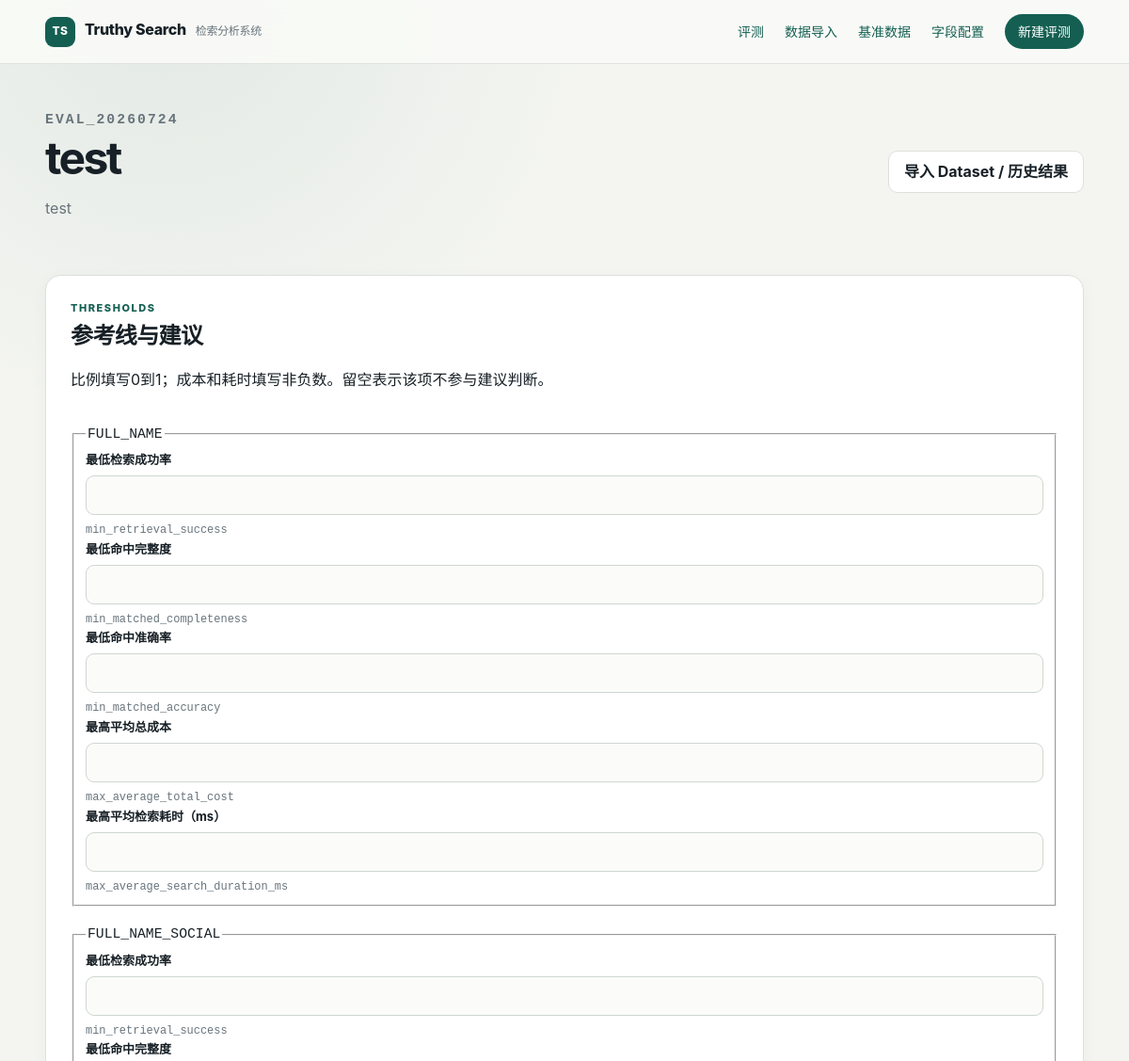
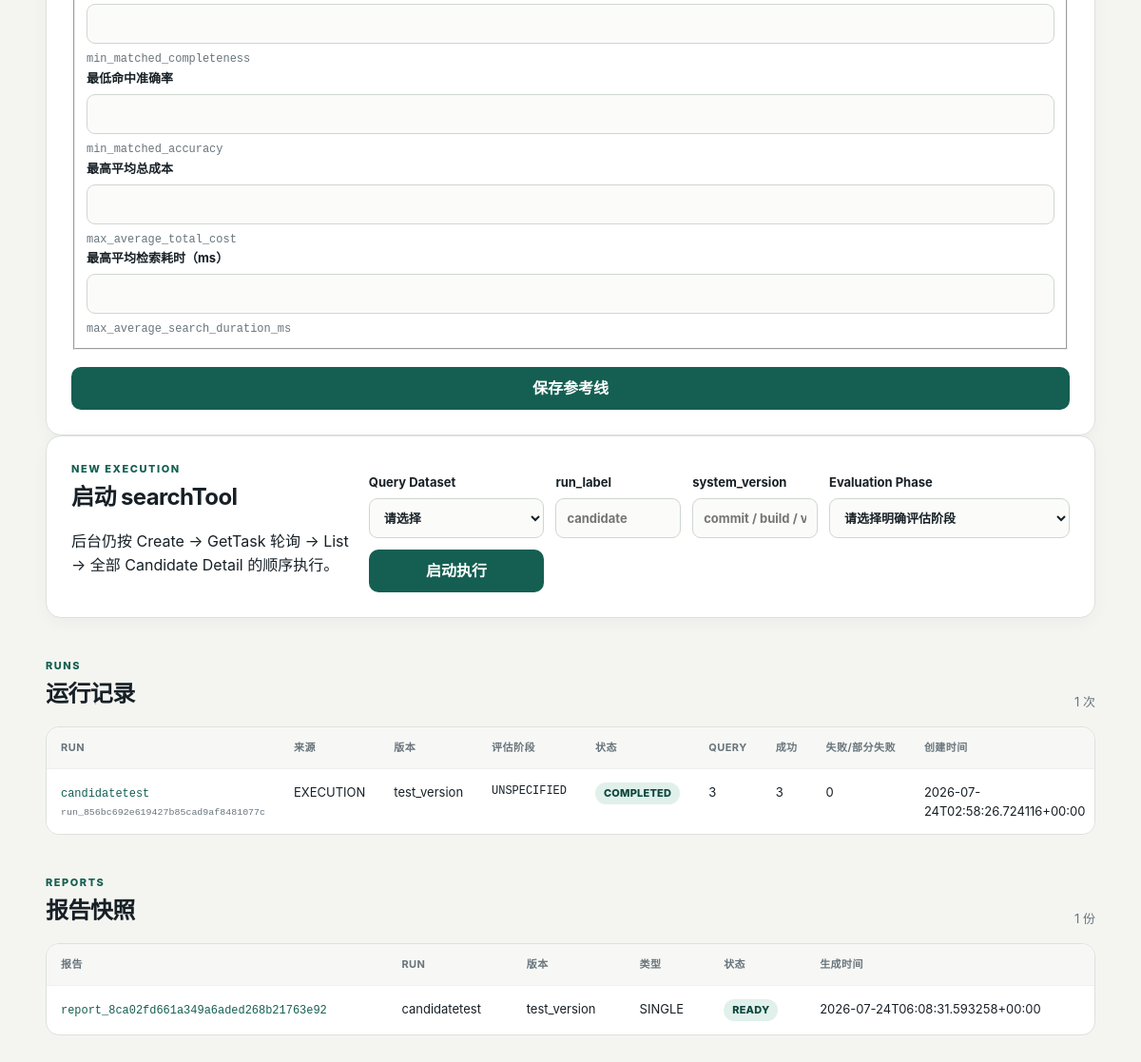
The page /evaluations/eval_20260724 on the database its author committed (2 pictures, top to bottom).
### tables this page shows
CREATE TABLE evaluations (
    evaluation_id TEXT PRIMARY KEY,
    name TEXT NOT NULL,
    notes TEXT NOT NULL DEFAULT '',
    created_at TEXT NOT NULL,
    updated_at TEXT NOT NULL
);

CREATE TABLE runs (
    run_id TEXT PRIMARY KEY,
    evaluation_id TEXT NOT NULL,
    dataset_id TEXT,
    run_label TEXT NOT NULL,
    system_version TEXT NOT NULL,
    source_type TEXT NOT NULL,
    status TEXT NOT NULL,
    result_schema_version TEXT NOT NULL,
    results_file TEXT,
    failures_file TEXT,
    source_checksum TEXT UNIQUE,
    total_queries INTEGER NOT NULL DEFAULT 0,
    success_queries INTEGER NOT NULL DEFAULT 0,
    failed_queries INTEGER NOT NULL DEFAULT 0,
    started_at TEXT,
    finished_at TEXT,
    message TEXT NOT NULL DEFAULT '',
    created_at TEXT NOT NULL,
    FOREIGN KEY (evaluation_id) REFERENCES evaluations(evaluation_id),
    FOREIGN KEY (dataset_id) REFERENCES datasets(dataset_id)
);

CREATE TABLE reports (
    report_id TEXT PRIMARY KEY,
    evaluation_id TEXT NOT NULL,
    baseline_process_id TEXT,
    candidate_process_id TEXT NOT NULL,
    report_type TEXT NOT NULL,
    status TEXT NOT NULL,
    metrics_json TEXT NOT NULL,
    html_file TEXT NOT NULL,
    excel_file TEXT,
    created_at TEXT NOT NULL,
    FOREIGN KEY (evaluation_id) REFERENCES evaluations(evaluation_id),
    FOREIGN KEY (baseline_process_id) REFERENCES process_runs(process_id),
    FOREIGN KEY (candidate_process_id) REFERENCES process_runs(process_id)
);

### web_app.py (the view)
    @app.get("/evaluations/<evaluation_id>")
    def evaluation_detail(evaluation_id: str) -> str:
        evaluation = store.fetch_one(
            "SELECT * FROM evaluations WHERE evaluation_id = ?",
            (evaluation_id,),
        )
        if evaluation is None:
            abort(404)
        try:
            thresholds = normalize_evaluation_thresholds(
                parse_json(evaluation["thresholds_json"], {})
            )
        except ReviewValidationError:
            thresholds = normalize_evaluation_thresholds({})
        runs = store.fetch_all(
            """
            SELECT * FROM runs
            WHERE evaluation_id = ?
            ORDER BY created_at DESC
            """,
            (evaluation_id,),
        )
        datasets = store.fetch_all(
            "SELECT * FROM datasets ORDER BY created_at DESC"
        )
        reports = store.fetch_all(
            """
            SELECT rp.*, pr.run_id, r.run_label, r.system_version
            FROM reports AS rp
            JOIN process_runs AS pr
              ON pr.process_id = rp.candidate_process_id
            JOIN runs AS r ON r.run_id = pr.run_id
            WHERE rp.evaluation_id = ?
            ORDER BY rp.created_at DESC
            """,
            (evaluation_id,),
        )
        return render_template(
            "evaluation_detail.html",
            evaluation=evaluation,
            runs=runs,
            datasets=datasets,
            reports=reports,
            thresholds=thresholds,
            threshold_fields=EVALUATION_THRESHOLD_FIELDS,
            evaluation_phases=sorted(
                phase
                for phase in EVALUATION_PHASES
                if phase != "UNSPECIFIED"
            ),
        )

### analysis_store.py (called while the page is built)
    @contextmanager
    def connection(self) -> Iterator[sqlite3.Connection]:
        self.db_path.parent.mkdir(parents=True, exist_ok=True)
        connection = sqlite3.connect(self.db_path, timeout=5.0)
        connection.row_factory = sqlite3.Row
        try:
            connection.execute("PRAGMA foreign_keys = ON")
            connection.execute("PRAGMA journal_mode = WAL")
            connection.execute("PRAGMA busy_timeout = 5000")
            yield connection
        finally:
            connection.close()

    def fetch_one(
        self,
        sql: str,
        parameters: Sequence[Any] = (),
    ) -> sqlite3.Row | None:
        with self.connection() as connection:
            return connection.execute(sql, parameters).fetchone()

    def fetch_all(
        self,
        sql: str,
        parameters: Sequence[Any] = (),
    ) -> list[sqlite3.Row]:
        with self.connection() as connection:
            return list(connection.execute(sql, parameters).fetchall())

### templates/evaluation_detail.html (shortened to what this page needs)
{% extends "base.html" %}
{% block content %}
  <div class="page-heading split">
    <div>
      <p class="eyebrow mono">{{ evaluation.evaluation_id }}</p>
      <h1>{{ evaluation.name }}</h1>
      <p>{{ evaluation.notes or '暂无评测说明' }}</p>
    </div>
    <a class="button secondary" href="{{ url_for('imports') }}">导入 Dataset / 历史结果</a>
  </div>
  <section class="form-panel">
    <div>
      <p class="eyebrow">Thresholds</p>
      <h2>参考线与建议</h2>
      <p>比例填写0到1；成本和耗时填写非负数。留空表示该项不参与建议判断。</p>
    </div>
    <form method="post" action="{{ url_for('evaluation_thresholds_update', evaluation_id=evaluation.evaluation_id) }}">
      {% for query_stage in ['FULL_NAME', 'FULL_NAME_SOCIAL'] %}
        <fieldset>
          <legend class="mono">{{ query_stage }}</legend>
          {% for field_key in threshold_fields %}
            {% set value = thresholds.get(query_stage, {}).get(field_key) %}
            <label>
              <span>
                {% if field_key == 'min_retrieval_success' %}最低检索成功率
                {% elif field_key == 'min_matched_completeness' %}最低命中完整度
                {% elif field_key == 'min_matched_accuracy' %}最低命中准确率
                {% elif field_key == 'max_average_total_cost' %}最高平均总成本
                {% else %}最高平均检索耗时（ms）{% endif %}
              </span>
              <input type="number"
                     name="threshold__{{ query_stage }}__{{ field_key }}"
                     step="any" min="0"
                     {% if field_key.startswith('min_') %}max="1"{% endif %}
                     value="{{ value if value is not none else '' }}">
              <small class="mono">{{ field_key }}</small>
            </label>
          {% endfor %}
        </fieldset>
      {% endfor %}
      <button class="button primary" type="submit">保存参考线</button>
    </form>
  </section>
  <section class="form-panel run-launcher">
    <div>
      <p class="eyebrow">New Execution</p>
      <h2>启动 searchTool</h2>
      <p>后台仍按 Create → GetTask 轮询 → List → 全部 Candidate Detail 的顺序执行。</p>
    </div>
    <form method="post" action="{{ url_for('run_create', evaluation_id=evaluation.evaluation_id) }}">
      <label>
        <span>Query Dataset</span>
        <select name="dataset_id" required>
          <option value="">请选择</option>
        </select>
      </label>
      <label>
        <span>run_label</span>
        <input name="run_label" required placeholder="candidate">
      </label>
      <label>
        <span>system_version</span>
        <input name="system_version" required placeholder="commit / build / version">
      </label>
      <label>
        <span>Evaluation Phase</span>
        <select name="evaluation_phase" required>
          <option value="">请选择明确评估阶段</option>
        </select>
      </label>
      <button class="button primary" type="submit" {% if not datasets %}disabled{% endif %}>启动执行</button>
    </form>
  </section>
  <section class="section-head">
    <div>
      <p class="eyebrow">Runs</p>
      <h2>运行记录</h2>
    </div>
    <span class="count">{{ runs|length }} 次</span>
  </section>
  <div class="table-wrap">
    <table>
      <thead>
        <tr>
          <th>Run</th><th>来源</th><th>版本</th><th>评估阶段</th><th>状态</th>
          <th>Query</th><th>成功</th><th>失败/部分失败</th><th>创建时间</th>
        </tr>
      </thead>
      <tbody>
        {% for run in runs %}
          <tr>
            <td><a class="mono" href="{{ url_for('run_detail', run_id=run.run_id) }}">{{ run.run_label }}<small>{{ run.run_id }}</small></a></td>
            <td>{{ run.source_type }}</td>
            <td>{{ run.system_version }}</td>
            <td class="mono">{{ run.evaluation_phase }}</td>
            <td><span class="status {{ run.status|status_class }}">{{ run.status }}</span></td>
            <td>{{ run.total_queries }}</td>
            <td>{{ run.success_queries }}</td>
            <td>{{ run.failed_queries }}</td>
            <td>{{ run.created_at }}</td>
          </tr>
        {% else %}
          <tr><td colspan="9" class="empty-cell">尚无 Run</td></tr>
        {% endfor %}
      </tbody>
    </table>
  </div>
  {% if reports %}
    <section class="section-head">
      <div><p class="eyebrow">Reports</p><h2>报告快照</h2></div>
      <span class="count">{{ reports|length }} 份</span>
    </section>
    <div class="table-wrap">
      <table>
        <thead><tr><th>报告</th><th>Run</th><th>版本</th><th>类型</th><th>状态</th><th>生成时间</th></tr></thead>
        <tbody>
          {% for report in reports %}
            <tr>
              <td><a class="mono" href="{{ url_for('report_detail', report_id=report.report_id) }}">{{ report.report_id }}</a></td>
              <td>{{ report.run_label }}</td>
              <td>{{ report.system_version }}</td>
              <td>{{ report.report_type }}</td>
              <td><span class="status {{ report.status|status_class }}">{{ report.status }}</span></td>
              <td>{{ report.created_at }}</td>
            </tr>
          {% endfor %}
        </tbody>
      </table>
    </div>
  {% endif %}
{% endblock %}

### static/app.css (style rules this page uses)
:root { color-scheme: light; --ink: #172026; --muted: #68747c; --paper: #f4f5f1; --surface: #ffffff; --line: #dce1dc; --accent: #145f52; --accent-strong: #0c463c; --accent-soft: #e1f0eb; --danger: #a33d32; --danger-soft: #f8e7e3; --warning: #a36a18; --warning-soft: #f8edcf; --shadow: 0 18px 50px rgba(23, 32, 38, 0.08); font-family: Inter, ui-sans-serif, -apple-system, BlinkMacSystemFont, "Segoe UI", "PingFang SC", "Hiragino Sans GB", "Microsoft YaHei", sans-serif; }
* { box-sizing: border-box; }
body { margin: 0; color: var(--ink); background: radial-gradient(circle at 15% 0%, rgba(20, 95, 82, 0.08), transparent 28rem), var(--paper); line-height: 1.55; }
a { color: var(--accent); text-decoration: none; }
button, input, select, textarea { font: inherit; }
.hero, .page-heading { display: flex; align-items: end; justify-content: space-between; gap: 36px; margin-bottom: 42px; }
.hero h1, .page-heading h1, .error-page h1 { max-width: 820px; margin: 4px 0 12px; font-size: clamp(34px, 5vw, 64px); line-height: 1.04; letter-spacing: -0.055em; }
.page-heading h1, .error-page h1 { font-size: clamp(34px, 4vw, 54px); }
.page-heading.split { align-items: center; }
.page-heading p { max-width: 820px; color: var(--muted); }
.eyebrow { margin: 0; color: var(--accent); font-size: 11px; font-weight: 800; letter-spacing: 0.14em; text-transform: uppercase; }
.mono { font-family: "SFMono-Regular", Consolas, "Liberation Mono", monospace; font-size: 0.92em; }
.button { display: inline-flex; align-items: center; justify-content: center; min-height: 42px; padding: 9px 16px; border: 1px solid transparent; border-radius: 10px; cursor: pointer; font-weight: 700; transition: 150ms ease; }
.button.primary { color: white; background: var(--accent); }
.button.secondary { border-color: var(--line); color: var(--ink); background: var(--surface); }
.section-head { display: flex; align-items: end; justify-content: space-between; gap: 20px; margin: 42px 0 16px; }
.section-head h2, .panel-head h2, .form-panel h2 { margin: 2px 0 0; font-size: 24px; letter-spacing: -0.025em; }
.count { color: var(--muted); font-size: 13px; }
.status { display: inline-flex; width: max-content; padding: 3px 9px; border-radius: 999px; color: #526068; background: #ebeeeb; font-size: 11px; font-weight: 800; letter-spacing: 0.02em; white-space: nowrap; }
.status.success { color: var(--accent-strong); background: var(--accent-soft); }
.form-panel, .panel { padding: 26px; border: 1px solid var(--line); border-radius: 16px; background: var(--surface); box-shadow: 0 5px 18px rgba(23, 32, 38, 0.035); }
.form-panel, .form-panel form { display: grid; gap: 18px; }
.form-panel label, .filter-bar label, .raw-toolbar label { display: grid; gap: 7px; color: var(--ink); font-size: 13px; font-weight: 720; }
.form-panel small { color: var(--muted); font-weight: 400; }
input, select, textarea { width: 100%; border: 1px solid #cfd6d0; border-radius: 9px; color: var(--ink); background: #fbfcfa; outline: none; }
input, select { min-height: 42px; padding: 8px 11px; }
.run-launcher { grid-template-columns: minmax(260px, 0.8fr) 2fr; align-items: end; }
.run-launcher form { display: grid; grid-template-columns: 1.4fr 1fr 1fr auto; align-items: end; gap: 12px; }
.table-wrap { overflow: auto; border: 1px solid var(--line); border-radius: 14px; background: var(--surface); }
table { width: 100%; border-collapse: collapse; font-size: 13px; }
th { padding: 13px 15px; color: var(--muted); background: #f7f8f5; font-size: 11px; letter-spacing: 0.04em; text-align: left; text-transform: uppercase; white-space: nowrap; }
td { max-width: 340px; padding: 14px 15px; border-top: 1px solid #edf0ec; vertical-align: top; }
td small, table small { display: block; margin-top: 3px; color: var(--muted); }

### rows shown on the page
evaluations: evaluation_id "EVAL_20260724", name "test", notes "test"
runs: run_label "candidatetest", run_id "run_856bc692e619427b85cad9af8481077c", source_type "EXECUTION", system_version "test_version", evaluation_phase "UNSPECIFIED", status "COMPLETED", total_queries "3", success_queries "3", failed_queries "0", created_at "2026-07-24T02:58:26.724116+00:00"
reports: report_id "report_8ca02fd661a349a6aded268b21763e92", run_label "candidatetest", system_version "test_version", report_type "SINGLE", status "READY", created_at "2026-07-24T06:08:31.593258+00:00"

### other values the page prints
{{ query_stage }} "FULL_NAME" "FULL_NAME_SOCIAL"
{{ field_key }} "min_retrieval_success" "min_matched_completeness" "min_matched_accuracy" "max_average_total_cost" "max_average_search_duration_ms" "min_retrieval_success" "min_matched_completeness" "min_matched_accuracy" "max_average_total_cost" "max_average_search_duration_ms"
{{ runs|length }} "1"
{{ reports|length }} "1"
